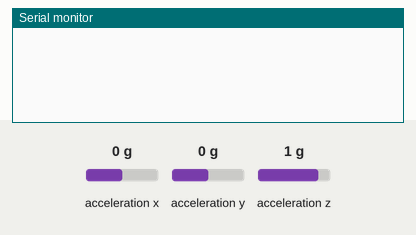
This sketch was run on a simulated Arduino Nano 33 BLE. On the bench: the last lines printed to the serial monitor. The test bench sets the inputs (shaded band); at power-on: acceleration y 0 g, acceleration x 0 g, acceleration z 1 g.

Above: at 1.2 s.
1.3 s: acceleration y set to 0.8 g
At 2.5 s:
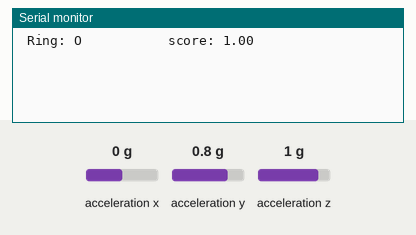
4.0 s: acceleration x set to -1.4 g
At 5.8 s:
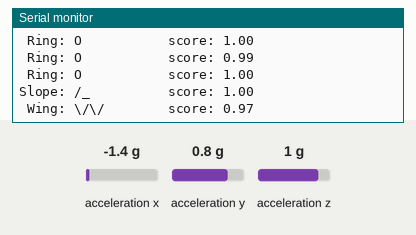
6.1 s: acceleration x set to -0.8 g
7.6 s: acceleration z set to -1.4 g
At 8.4 s:
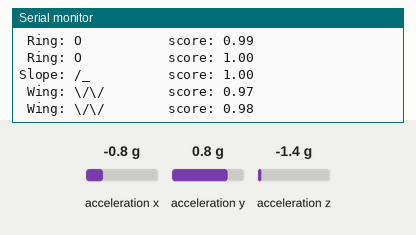

The sketch:

magic_wand.ino
```cpp
#include <Arduino_LSM9DS1.h>

#include "src/neuton.h"
#include "src/preprocessing/blocks/timeseries/timeseries.h"
#include "src/postprocessing/blocks/moving_average/moving_average.h"

#define CONVERT_G_TO_MS2    (9.80665f)
#define FREQUENCY_HZ        (100)
#define INTERVAL_MS         (1000 / (FREQUENCY_HZ + 1))

#define THRESHOLD           (0.95f)
#define SUPPRESSION_COUNT   (NEUTON_MODEL_WINDOW_SIZE / 4)
#define AVERAGING_WINDOW    (5)

//#define NO_CALC
//#define DUMP_ALL_PREDICTIONS

static unsigned long last_interval_ms = 0;

static neuton_preprocessing_block_timeseries_instance ts = {0};
static neuton_postprocessing_block_moving_average_instance avg = {0};

static input_t tsWindowBuffer[NEUTON_MODEL_WINDOW_SIZE * NEUTON_MODEL_INPUTS_COUNT_ORIGINAL];
static float ppWindowBuffer[AVERAGING_WINDOW * NEUTON_MODEL_OUTPUTS_COUNT];
static float ppAveragesBuffer[NEUTON_MODEL_OUTPUTS_COUNT];

void OnDataReady(void *ctx, void *data)
{
  input_t *inputs = (input_t*)data;
  size_t inputsCount = neuton_model_inputs_count();
  size_t windowSize = neuton_model_window_size();

  for (size_t i = 0; i < windowSize; i++)
  {
#ifndef NO_CALC
    if (neuton_model_set_inputs(inputs) == 0)
    {
      float* outputs;
      uint16_t index;
      uint64_t start_time = micros();
      if (neuton_model_run_inference(&index, &outputs) == 0)
      {

        uint64_t stop_time = micros();

#ifdef DUMP_ALL_PREDICTIONS
        Serial.print(index, DEC);
        Serial.print(": ");
        Serial.print(outputs[0], 2);
        Serial.print(", ");
        Serial.print(outputs[1], 2);
        Serial.print(", ");
        Serial.print(outputs[2], 2);
        Serial.print(", ");
        Serial.print(outputs[3], 2);
        Serial.println();
#endif

#if 0
        Serial.print("Inference time: ");
        Serial.print(stop_time - start_time);
        Serial.print(" us\n");
#endif

        if (NeutonPostprocessingBlockMovingAverageProcess(&avg, outputs, &outputs, &index) == 0)
        {
          if (index == 0)
          {
            Serial.print(" Ring: O      ");
          }
          if (index == 1)
          {
            Serial.print("Slope: /_     ");
          }
          if (index == 2)
          {
            Serial.print(" Wing: \\/\\/   ");
          }
          if (index == 3)
          {
//            Serial.print("Ooops! Nothing");
            avg.suppressionCurrentCounter = 0;
            continue;
          }

          Serial.print("     score: ");
          Serial.println(outputs[index], 2);
        }
      }
    }
#endif

    inputs += inputsCount;
  }
}

void setup() {
  Serial.begin(115200);
  while (!Serial);

  if (!IMU.begin()) {
    Serial.println("Failed to initialize IMU!");
    while (1);
  }

  ts.dataStride = sizeof(input_t);
  ts.windowSize = neuton_model_window_size() * neuton_model_inputs_count();
  ts.windowHop = neuton_model_inputs_count();
  ts.windowBuffer = tsWindowBuffer;
  ts.onWindow = OnDataReady;

  avg.elementsCount = neuton_model_outputs_count();
  avg.suppressionCount = SUPPRESSION_COUNT;
  avg.threshold = THRESHOLD;
  avg.windowSize = AVERAGING_WINDOW;
  avg.windowBuffer = ppWindowBuffer;
  avg.averages = ppAveragesBuffer;
}

void loop() {
  float x, y, z;

  if (millis() > last_interval_ms + INTERVAL_MS) {
    last_interval_ms = millis();

    input_t inputs[3];

    IMU.readAcceleration(x, y, z);

    inputs[0] = x * CONVERT_G_TO_MS2;
    inputs[1] = y * CONVERT_G_TO_MS2;
    inputs[2] = z * CONVERT_G_TO_MS2;

#ifndef NO_CALC
    NeutonPreprocessingBlockTimeseriesProcess(&ts, inputs, 3);
#endif
  }
}
```

Common.c
```cpp
#include "Common.h"

const uint16_t featuresCalculationRequestedMask[] = {
	0,	// Resources to evaluate EF_STAT_UNUSED
	BITMASK_MEAN, //Resources to evaluate EF_STAT_MEAN
	BITMASK_MAX, //Resources to evaluate EF_STAT_MAX
	BITMASK_MIN, //Resources to evaluate EF_STAT_MIN
	BITMASK_MEAN | BITMASK_ZERO_CROSSING, //Resources to evaluate EF_STAT_PFD
	BITMASK_MOMENT_2 | BITMASK_MEAN, //Resources to evaluate EF_STAT_VARIANCE
	BITMASK_MOMENT_2| BITMASK_MEAN, //Resources to evaluate EF_STAT_RMS
	BITMASK_MEAN | BITMASK_MOMENT_2 | BITMASK_MOMENT_3, //Resources to evaluate EF_STAT_SKEWNESS
	BITMASK_MEAN | BITMASK_MOMENT_2 | BITMASK_MOMENT_3 | BITMASK_MOMENT_4, //Resources to evaluate EF_STAT_KURTOSIS
	BITMASK_ZERO_CROSSING| BITMASK_MEAN, //Resources to evaluate EF_STAT_MEAN_CROSSING
	BITMASK_ZERO_CROSSING | BITMASK_MEAN, //REF_STAT_NEGATIVE_MEAN_CROSSING
	BITMASK_ZERO_CROSSING | BITMASK_MEAN, //REF_STAT_POSITIVE_MEAN_CROSSING
	BITMASK_AMP_HIGH_FREQUENCY_P2P | BITMASK_MOOVING_AVERAGE, //Resources to evaluate EF_AMP_HIGH_FREQUENCY_P2P
	BITMASK_AMP_LOW_FREQUENCY_P2P | BITMASK_MOOVING_AVERAGE, //Resources to evaluate EF_AMP_LOW_FREQUENCY_P2P
	BITMASK_MEAN | BITMASK_FFT_ANY, //Resources to evaluate EF_FFT_POWER0
	BITMASK_MEAN | BITMASK_FFT_ANY, //Resources to evaluate EF_FFT_FREQ0
	BITMASK_MEAN | BITMASK_FFT_ANY, //Resources to evaluate EF_FFT_POWER1
	BITMASK_MEAN | BITMASK_FFT_ANY, //Resources to evaluate EF_FFT_FREQ1
	BITMASK_MEAN | BITMASK_FFT_ANY, //Resources to evaluate EF_FFT_POWER2
	BITMASK_MEAN | BITMASK_FFT_ANY //Resources to evaluate EF_FFT_FREQ2
};

#if (NEUTON_PREPROCESSING_ENABLED == 1)

#ifndef PYTHON_LIB

// Functions called on predictions

#include "DSP.h"

static uint8_t dspIsInited = 0;
static dsp_axis_info dspAxisInfo[NEUTON_MODEL_USED_ORIGINAL_INPUTS_COUNT] = { 0 };

///
/// \brief Initializes extracted features input parameters array for one input axis.
/// \param p_ExtractedFeatures - array of extracted features for axis
/// \param p_ExtractedFeaturesCount - number of elements in array
/// \param p_FeatureIdx - Index of first feature parameter for current axis from global array
/// modelExtractedFeaturesParamsOffset. Must be incremented on amount of required
/// parameters by particular extracted feature during feature parsing
/// \param p_CurrentAxis - current axis information (to store feature parameter index)
///
void InitInputParamsForExtractedFeatures(
	const uint16_t* p_ExtractedFeatures,
	uint16_t p_ExtractedFeaturesCount,
	uint16_t p_FeatureIdx,
	dsp_axis_info* p_CurrentAxis)
{

	for (uint16_t efIdx = 0; efIdx < p_ExtractedFeaturesCount; efIdx++)
	{
		if (p_ExtractedFeatures[efIdx] != EF_STAT_UNUSED)
		{
			switch (p_ExtractedFeatures[efIdx])
			{
				// separate case if all 3 params must be applied (commented code below)
			case EF_STAT_MEAN_CROSSING:
			case EF_STAT_POSITIVE_MEAN_CROSSING:
			case EF_STAT_NEGATIVE_MEAN_CROSSING:
				p_CurrentAxis->efParamIdx[EF_PARAM_STAT_MEAN_CROSSING] = p_FeatureIdx;

				// moving Index to one param forward for next functions,
				// number of params maybe changed for some cases in future
				p_FeatureIdx += 1;

				break;

				// separate case if all 2 params must be applied (commented code below)
			case EF_AMP_HIGH_FREQUENCY_P2P:
			case EF_AMP_LOW_FREQUENCY_P2P:
				p_CurrentAxis->efParamIdx[EF_PARAM_AMP_FREQUENCY_P2P] = p_FeatureIdx;

				p_FeatureIdx += 1;

				break;

			/*
			case EF_STAT_NEGATIVE_MEAN_CROSSING:
				p_CurrentAxis->efParamIdx[EF_PARAM_STAT_NEGATIVE_MEAN_CROSSING] = p_FeatureIdx;

				p_FeatureIdx += 1;

				break;

			case EF_STAT_POSITIVE_MEAN_CROSSING:
				p_CurrentAxis->efParamIdx[EF_PARAM_STAT_POSITIVE_MEAN_CROSSING] = p_FeatureIdx;

				p_FeatureIdx += 1;

				break;

			case EF_AMP_HIGH_FREQUENCY_P2P:
				p_CurrentAxis->efParamIdx[EF_PARAM_AMP_HIGH_FREQUENCY_P2P] = p_FeatureIdx;

				p_FeatureIdx += 1;

				break;

			case EF_AMP_LOW_FREQUENCY_P2P:
				p_CurrentAxis->efParamIdx[EF_PARAM_AMP_LOW_FREQUENCY_P2P] = p_FeatureIdx;

				p_FeatureIdx += 1;

				break;
*/
			default:
				break;

			} // switch
		} // if (p_ExtractedFeatures[efIdx] != EF_STAT_UNUSED)
	} // for p_ExtractedFeaturesCount
}

void dsp_init_lib()
{
	// init global DSP array

	if (dspIsInited == 0)
	{
		for (uint16_t column = 0; column < NEUTON_MODEL_USED_ORIGINAL_INPUTS_COUNT; ++column)
		{
			const uint16_t efNumForCol = modelExtractedFeaturesCountForAxle[column];

			if (efNumForCol > 0)
			{
				const uint32_t efStartIdx = modelExtractedFeaturesStartIdxForAxle[column];

				InitInputParamsForExtractedFeatures(
					modelExtractedFeatures + efStartIdx,
					efNumForCol,
					modelExtractedFeaturesParamsOffset[column],
					&dspAxisInfo[column]);
			}

#if (CONTAINS_FFT_FEATURES > 0)

			dspAxisInfo[column].fhtInstance.fhtWindowSize = fftWindowSize;
			dspAxisInfo[column].fhtInstance.logN = fftLogN;
			dspAxisInfo[column].fhtInstance.reversedBitIndexArray = fftReversedBitIndexArray;
			dspAxisInfo[column].fhtInstance.sinTable = fftSinTable;
			dspAxisInfo[column].fhtInstance.tgTable = fftTgTable;
			dspAxisInfo[column].fhtInstance.windowArray = fftWindow;
#endif

			dspAxisInfo[column].calcBitMask = 0;
		}

		dspIsInited = 1;
	}
}

void PopulateFeatureMask(
	const uint16_t* p_ExtractedFeatures,
	uint16_t p_ExtractedFeaturesCount,
	uint16_t p_ColIdx,
	calc_bit_mask_t* p_calc_bit_mask_t)
{
	if (dspAxisInfo[p_ColIdx].calcBitMask == 0)
	{
		calc_bit_mask_t mask = 0;

		if (!p_ExtractedFeatures)
		{
			mask = 0xFFFF;
		}
		else
		{
			mask = 0;

			for (uint16_t efIdx = 0; efIdx < p_ExtractedFeaturesCount; efIdx++)
			{
				if (p_ExtractedFeatures[efIdx] != EF_STAT_UNUSED)
				{
					mask |= featuresCalculationRequestedMask[p_ExtractedFeatures[efIdx]];
				}
			}
		}

		dspAxisInfo[p_ColIdx].calcBitMask = mask;
	}

	*p_calc_bit_mask_t = dspAxisInfo[p_ColIdx].calcBitMask;
}

const int32_t* GetFeatureInputParams(uint16_t axisIdx, extracted_features_params paramToGet)
{
	return &modelExtractedFeaturesParams[dspAxisInfo[axisIdx].efParamIdx[paramToGet]];
}

void GetFhtInstanceFromAxisCache(uint16_t axisIdx, neuton_dsp_fht_instance const** instanceToGet)
{
	*instanceToGet = &dspAxisInfo[axisIdx].fhtInstance;
}

#else // else not PYTHON_LIB

// Functions used in python library during training
// Python library allocated it's own structures

void PopulateFeatureMask(
	const uint16_t* p_ExtractedFeatures,
	uint16_t p_ExtractedFeaturesCount,
	uint16_t p_ColIdx,
	calc_bit_mask_t* p_calc_bit_mask_t)
{
	*p_calc_bit_mask_t = 0xFFFF;
}

extern int32_t* g_FeatureParameterPtrs[];
extern neuton_dsp_fht_instance g_FhtInstance;

const int32_t* GetFeatureInputParams(uint16_t axisIdx, extracted_features_params paramToGet)
{
	return g_FeatureParameterPtrs[paramToGet];
}

void GetFhtInstanceFromAxisCache(uint16_t axisIdx, neuton_dsp_fht_instance const** instanceToGet)
{
	*instanceToGet = &g_FhtInstance;
}

#endif // PYTHON_LIB

#else

// Stub functions, should not be called. Defined here to avoid problems during
// compilation on some compilers, when DSP is not used

void PopulateFeatureMask(
	const uint16_t* p_ExtractedFeatures,
	uint16_t p_ExtractedFeaturesCount,
	uint16_t p_ColIdx,
	calc_bit_mask_t* p_calc_bit_mask_t)
{
	*p_calc_bit_mask_t = 0xFFFF;
}

const int32_t* GetFeatureInputParams(uint16_t axisIdx, extracted_features_params paramToGet)
{
	return NULL;
}

void GetFhtInstanceFromAxisCache(uint16_t axisIdx, neuton_dsp_fht_instance const** instanceToGet)
{
	*instanceToGet = NULL;
}

#endif //#if (NEUTON_PREPROCESSING_ENABLED == 1)
```

Common.h
```cpp
#ifndef NEUTON_FE_STATISTICAL_COMMON_H
#define NEUTON_FE_STATISTICAL_COMMON_H

#include <stdint.h>
#include <stddef.h>
#include <string.h>

// code for python lib does not have dsp_config.h/model.h
#ifndef PYTHON_LIB
#include "../../model/model.h"

	#if (NEUTON_PREPROCESSING_ENABLED == 1)
	#include "../../model/dsp_config.h"
	#endif

#endif

#ifdef __cplusplus
extern "C" {
#endif

#define BITMASK_MEAN					(uint16_t)(1)<<0
#define BITMASK_MOMENT_2				(uint16_t)(1)<<1
#define BITMASK_MOMENT_3				(uint16_t)(1)<<2
#define BITMASK_MOMENT_4				(uint16_t)(1)<<3
#define BITMASK_ZERO_CROSSING			(uint16_t)(1)<<4
#define BITMASK_MIN						(uint16_t)(1)<<5
#define BITMASK_MAX						(uint16_t)(1)<<6
#define BITMASK_MOOVING_AVERAGE			(uint16_t)(1)<<7
#define BITMASK_AMP_HIGH_FREQUENCY_P2P	(uint16_t)(1)<<8
#define BITMASK_AMP_LOW_FREQUENCY_P2P	(uint16_t)(1)<<9
#define BITMASK_FFT_ANY					(uint16_t)(1)<<10

#define FHT_RESULTS_NUMBER	3

enum Moments
{
	MOMENT_2 = 0,
	MOMENT_3,
	MOMENT_4,

	MOM_COUNT
};

// inpute params for features. Using special enum (not ExtractedFeatures), because most features
// do not have any inpute params.
typedef enum _extracted_features_params
{
	// one common param for all. If user provides more, then 1, the last one is taken (in current version of code)
	EF_PARAM_STAT_MEAN_CROSSING = 0,
	/*EF_PARAM_STAT_NEGATIVE_MEAN_CROSSING,
	EF_PARAM_STAT_POSITIVE_MEAN_CROSSING,*/

	// one common param for all. If user provides more, then 1, the last one is taken (in current version of code)
	EF_PARAM_AMP_FREQUENCY_P2P,
	/*EF_PARAM_AMP_HIGH_FREQUENCY_P2P,
	EF_PARAM_AMP_LOW_FREQUENCY_P2P,*/

	EF_PARAM_COUNT

} extracted_features_params;

typedef uint16_t calc_bit_mask_t;

///
/// \brief Structure descibing FHT block
///
typedef struct _neuton_dsp_fht_instance
{
	///
	/// \brief FHT sin() table (elemnts count is @fftWindowSize / 4). Initialize with @fftSinTable
	///
	const void* sinTable;

	///
	/// \brief FHT tg() table (elemnts count is @fftWindowSize / 4). Initialize with @fftTgTable
	///
	const void* tgTable;

	///
	/// \brief FHT reordering array (elemnts count is @fftWindowSize). Initialize with @fftReversedBitIndexArray
	///
	const uint16_t* reversedBitIndexArray;

	///
	/// \brief FHT Window buffer array (elemnts count is @fftWindowSize). Initialize with @fftWindow
	///
	void* windowArray;

	///
	/// \brief FHT window size (n elements)
	///
	uint16_t fhtWindowSize;

	///
	/// \brief Cached value of log2(@n_fht)
	///
	uint16_t logN;

} neuton_dsp_fht_instance;

///
/// \brief Get element count of input normalization array
/// \param p_ExtractedFeatures - array of extracted features for axis
/// \param p_ExtractedFeaturesCount - number of elements in array
/// \param p_ColIdx - Current axis index
/// \param p_calc_bit_mask_t - Output param. Populated mask with features, that mast be calculated in Stat Alg.
///
void PopulateFeatureMask(
	const uint16_t* p_ExtractedFeatures,
	uint16_t p_ExtractedFeaturesCount,
	uint16_t p_ColIdx,
	calc_bit_mask_t* p_calc_bit_mask_t);

///
/// \brief Gets ptr to global array with input params for extracted features (data in ptr must stay unchanged!)
/// \param axisIdx - Index of column (index in global array of dsp_axis_info type)
/// \param paramToGet - Param to get. If feature suppose to has more,
/// then one int32_t, the second can be located (ret_ptr + 1)
///
const int32_t* GetFeatureInputParams(uint16_t axisIdx, extracted_features_params paramToGet);

///
/// \brief Gets ptr to cached neuton_dsp_fht_instance structure
/// \param axisIdx - Index of column (index in global array of dsp_axis_info type)
/// \param instanceToGet - Param to get.
///
void GetFhtInstanceFromAxisCache(uint16_t axisIdx, neuton_dsp_fht_instance const** instanceToGet);

#if (NEUTON_PREPROCESSING_ENABLED == 1)

extern const uint16_t featuresCalculationRequestedMask[];

// Information for every axis, that is used in DSP. Most field are cached.
typedef struct _dsp_axis_info
{
	// Fht instance for axis. Used if Fht Extracted Feature is required for axis
	// Data is declared (generated) in dsp_config.h
	neuton_dsp_fht_instance fhtInstance;

	// Index to each param for current axis in global param array modelExtractedFeaturesParams
	// If extracted parameter has more, then one input param, second and other parameters
	// can be obtained by
	// &modelExtractedFeaturesParams[efParamIdx[EF_PARAM_STAT_MEAN_CROSSING]] + 1

	uint16_t efParamIdx[EF_PARAM_COUNT];

	// Bit mask of all features, that must be preCalculated (moved here due optimization)
	// 0 == not initialized
	calc_bit_mask_t calcBitMask;

} dsp_axis_info;

///
/// \brief Initializes Dsp code (library). Must be called once before any calls of DSP functions.
///
void dsp_init_lib();

#endif  //#if (NEUTON_PREPROCESSING_ENABLED == 1)

#ifdef __cplusplus
}
#endif

#endif // NEUTON_FE_STATISTICAL_COMMON_H
```

fhtf32.c
```cpp
#include "fhtf32.h"

typedef float fft_fixed_t;

void NeutonDspFhtMakeF32(const neuton_dsp_fht_instance* instance)
{
	fft_fixed_t* data = instance->windowArray;
	const fft_fixed_t* tgTable = instance->tgTable;
	const fft_fixed_t* sinTable = instance->sinTable;

	for (uint16_t i = 0; i < instance->fhtWindowSize; ++i)
	{
		if (i < instance->reversedBitIndexArray[i])
		{
			float tmp_value = data[i];
			data[i] = data[instance->reversedBitIndexArray[i]];
			data[instance->reversedBitIndexArray[i]] = tmp_value;
		}
	}

	for (uint16_t iteration = 1; iteration <= instance->logN; ++iteration)
	{
		uint16_t b_size = 1U << iteration;
		uint16_t b_amount = instance->fhtWindowSize >> iteration;
		if (b_size > 4)
		{
			for (uint16_t b_start = 0; b_start < instance->fhtWindowSize; b_start += b_size)
			{
				uint16_t pos1 = b_start + (b_size >> 1) + 1;
				uint16_t pos2 = b_start + b_size - 1;
				for (uint16_t index = b_amount; pos1 != pos2; ++pos1, --pos2, index += b_amount)
				{
					float tmp_value = data[pos2] - data[pos1] * tgTable[index];
					data[pos1] = data[pos1] + tmp_value * sinTable[index];
					data[pos2] = data[pos1] * tgTable[index] - tmp_value;
				}
			}
		}

		for (uint16_t b_start = 0; b_start < instance->fhtWindowSize; b_start += b_size)
		{
			uint16_t pos1 = b_start;
			uint16_t pos2 = b_start + (b_size >> 1);
			for (; pos2 < b_start + b_size; ++pos1, ++pos2)
			{
				float tmp_value = data[pos1];
				data[pos1] = tmp_value + data[pos2];
				data[pos2] = tmp_value - data[pos2];
			}
		}
	}

	data[0] = data[0] * data[0];
	for (uint16_t i = 1; i < (instance->fhtWindowSize >> 1); ++i)
	{
		data[i] = (data[i] * data[i] + data[instance->fhtWindowSize - i] * data[instance->fhtWindowSize - i]) / 2;
	}
}
```

fhtf32.h
```cpp
#ifndef NEUTON_DSP_FHT_H
#define NEUTON_DSP_FHT_H

#include "../Common.h"

#ifdef __cplusplus
extern "C" {
#endif

///
/// \brief Make FHT on input data
/// \param instance - pointer to FHT block
///
void NeutonDspFhtMakeF32(const neuton_dsp_fht_instance* instance);

#ifdef __cplusplus
}  // extern "C"
#endif

#endif // NEUTON_DSP_FHT_H
```

Source omitted: DSP.h (4712 bytes), DSPF32.c (8504 bytes), DSPF32.h (2808 bytes), model.h (5069 bytes), neuton.c (18531 bytes), neuton.h (2812 bytes), moving_average.c (1675 bytes), moving_average.h (1829 bytes), normalize.c (362 bytes), normalize.h (646 bytes), timeseries.c (1304 bytes), timeseries.h (1823 bytes) and 1 more

Measured:
- after the input at 1.3 s, the serial monitor: prints a new line after 0.75 s (image 1)
- after the input at 4.0 s, the serial monitor: prints a new line after 0.08 s (image 2)
- after the input at 7.6 s, the serial monitor: prints a new line after 0.14 s (image 3)
